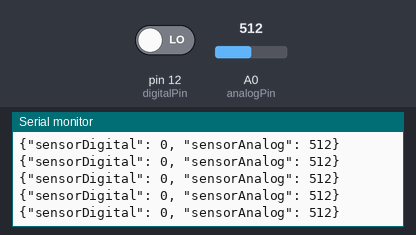
Simulated run of this sketch. Board: Arduino Uno, built with avr-gcc and run on an emulated ATmega328P. On the bench: the last lines printed to the serial monitor. The inputs (shaded band) are chosen by the test bench; at power-on: A0 (analogPin) = 512, pin 12 (digitalPin) LOW.

Above: at 1.2 s.
1.3 s: A0 (analogPin) set to 104
At 1.41 s:
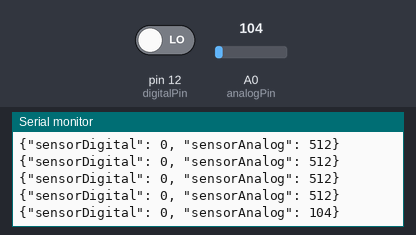
4.3 s: A0 (analogPin) set to 90
At 4.31 s:
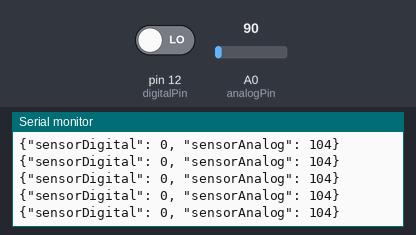
16.3 s: A0 (analogPin) set to 8
At 16.33 s:
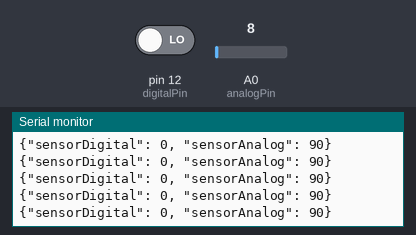
17.8 s: A0 (analogPin) set to 11
At 17.82 s:
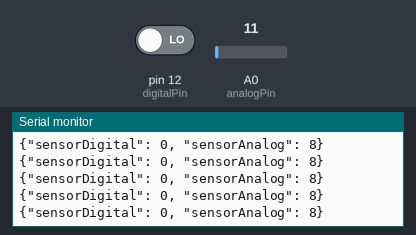
Timing chart, 0 to 20.8 s (numbered marks = the images above; inputs shaded):
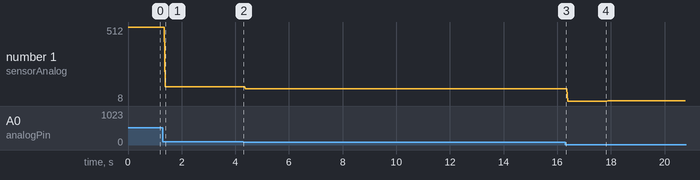

The sketch:

magnet-detector.ino
```cpp
// Hall sensor pins
const int digitalPin = 12; // linear Hall magnetic sensor digital interface
const int analogPin = A0;  // linear Hall magnetic sensor analog interface

void setup()
{
  pinMode(digitalPin, INPUT);
  pinMode(analogPin, INPUT);
  Serial.begin(9600);
}

void sendData(int sensorDigital, int sensorAnalog)
{
  Serial.print("{\"sensorDigital\": ");
  Serial.print(sensorDigital);
  Serial.print(", ");

  Serial.print("\"sensorAnalog\": ");
  Serial.print(sensorAnalog);
  Serial.println("}");
}

void loop()
{
  int digital = digitalRead(digitalPin);
  int analog = analogRead(analogPin);
  sendData(digital, analog);
}
```

Measured:
- after the input at 1.3 s, the serial monitor: prints a new line after 0.09 s (image 1)
- plotted number 1: 512 → 104 after the input at 1.3 s, 104 → 90 after the input at 4.3 s, 90 → 8 after the input at 16.3 s, 8 → 11 after the input at 17.8 s
